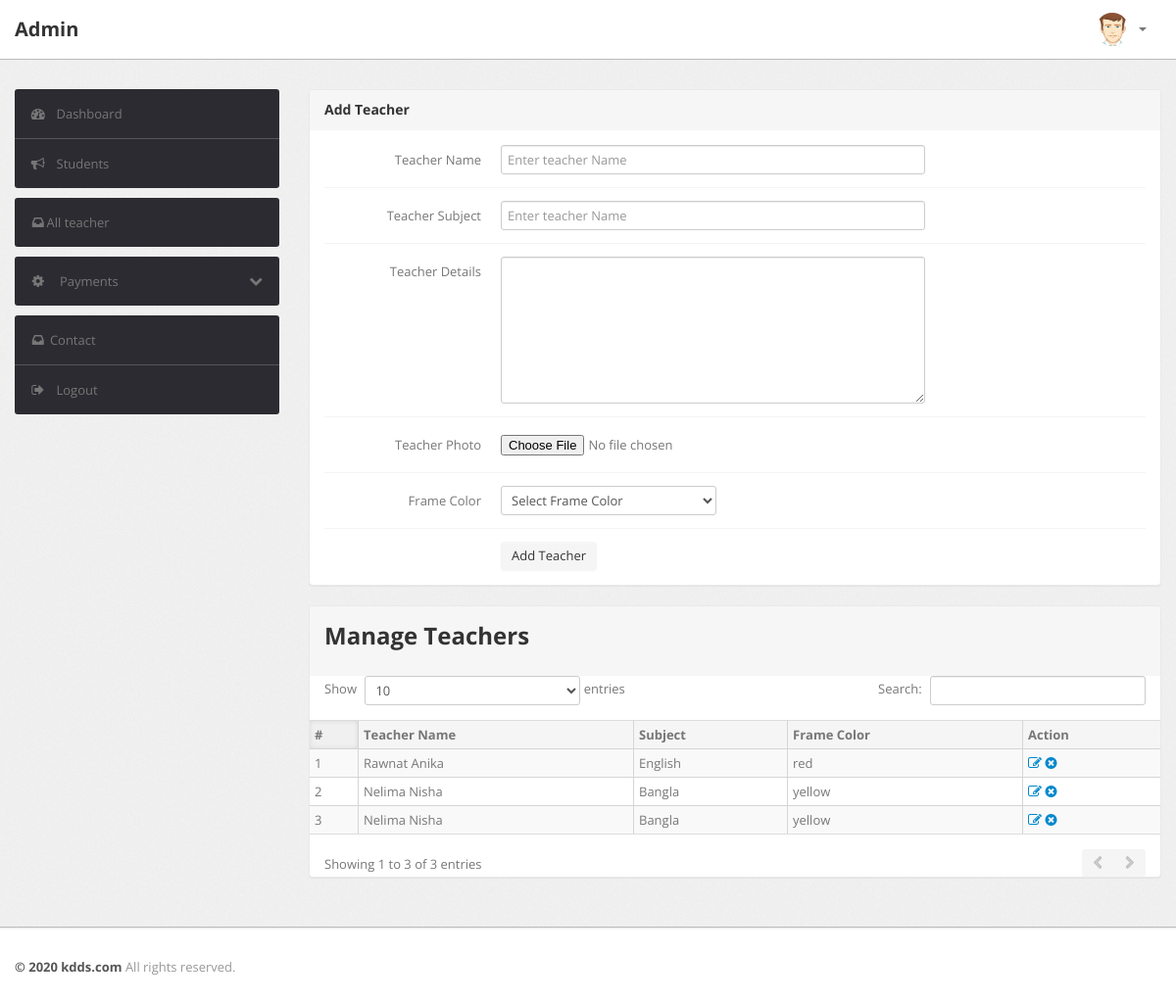
The page /admin/teacher.php on the database its author committed.
### tables this page shows
CREATE TABLE `teacher` (
  `id` int(11) NOT NULL,
  `name` varchar(200) NOT NULL,
  `subject` varchar(200) NOT NULL,
  `image` text NOT NULL,
  `text` varchar(200) NOT NULL,
  `class` varchar(200) NOT NULL
);

### admin/teacher.php (the view, shortened to what this page needs)
<?php
    include"include/config.php";
?>
<?php include"include/header.php"; ?>
<div class="wrapper">
    <div class="container">
        <div class="row">
            <?php include"include/sidebar.php"; ?>
            <div class="span9">
                <div class="content">
                    <div class="btn-controls">
                        <div class="btn-box-row row-fluid">
                            <div class="module">
                                <div class="module-head">
                                    <h3>Add Teacher</h3>
                                </div>
                                <div class="module-body">
                                    <form class="form-horizontal row-fluid" name="Category" method="post" enctype="multipart/form-data">
                                        <div class="control-group">
                                            <label class="control-label" for="basicinput">Teacher Name</label>
                                            <div class="controls">
                                                <input type="text" placeholder="Enter teacher Name"  name="name" class="span8 tip" required>
                                            </div>
                                        </div>
                                         <div class="control-group">
                                            <label class="control-label" for="basicinput">Teacher Subject</label>
                                            <div class="controls">
                                                <input type="text" placeholder="Enter teacher Name"  name="subject" class="span8 tip" required>
                                            </div>
                                        </div>
                                         <div class="control-group">
                                            <label class="control-label" for="basicinput">Teacher Details</label>
                                            <div class="controls">
                                               <textarea name="text" id="" cols="20" rows="7" class="span8 tip"></textarea>
                                            </div>
                                        </div>
                                         <div class="control-group">
                                            <label class="control-label" for="basicinput">Teacher Photo</label>
                                            <div class="controls">
                                                <input type="file" placeholder="Select teacher photo"  name="image" class="span8 tip" required>
                                            </div>
                                        </div>
                                         <div class="control-group">
                                            <label class="control-label" for="basicinput">Frame Color</label>
                                            <div class="controls">
                                                <select class="form-control" name="class">
                                                    <option value="yellow" name="class">Select Frame Color</option>
                                                </select>
                                            </div>
                                        </div>
                                        <div class="control-group">
                                            <div class="controls">
                                                <button type="submit" name="submit" class="btn">Add Teacher</button>
                                            </div>
                                        </div>
                                    </form>
                                </div>
                            </div>
                            <div class="module">
                                <div class="module-head">
                                    <h2>Manage Teachers</h2>
                                </div>
                                <table class="table table-striped table-bordered table-condensed datatable-1">
                                    <thead>
                                        <tr>
                                            <th>#</th>
                                            <th>Teacher Name</th>
                                            <th>Subject</th>
                                            <th>Frame Color</th>
                                            <th>Action</th>
                                        </tr>
                                    </thead>
                                    <tbody>
                                        <?php
                                            $query = "SELECT * FROM teacher ";
                                            $select_query = mysqli_query($connection, $query);
                                            $cnt = 1;
                                            while($row = mysqli_fetch_assoc($select_query)){
                                            $name = $row['name'];
                                            $subject = $row['subject'];
                                            $class = $row['class'];
                                        ?>
                                        <tr>
                                            <td><?php echo $cnt ;?></td>
                                            <td><?php echo $name; ?></td>
                                            <td><?php echo $subject; ?></td>
                                            <td><?php echo $class; ?></td>
                                            <td>
                                                <a href="edit-teacher.php?id=<?php echo $row['id']?>" ><i class="icon-edit"></i></a>
                                                <a href="teacher.php?id=<?php echo $row['id']?>&del=delete" onClick="return confirm('Are you want to delete?')"><i class="icon-remove-sign"></i></a>
                                            </td>
                                        </tr> <?php $cnt=$cnt+1; } ?>
                                    </tbody>
                                </table>
                            </div>
                        </div>
                    </div>
                </div>
            </div>
        </div>
    </div>
</div>
<?php include"include/footer.php"; ?>

### rows shown on the page
teacher: name "Rawnat Anika", subject "English", class "red"
teacher: name "Nelima Nisha", subject "Bangla", class "yellow"
teacher: name "Nelima Nisha", subject "Bangla", class "yellow"
